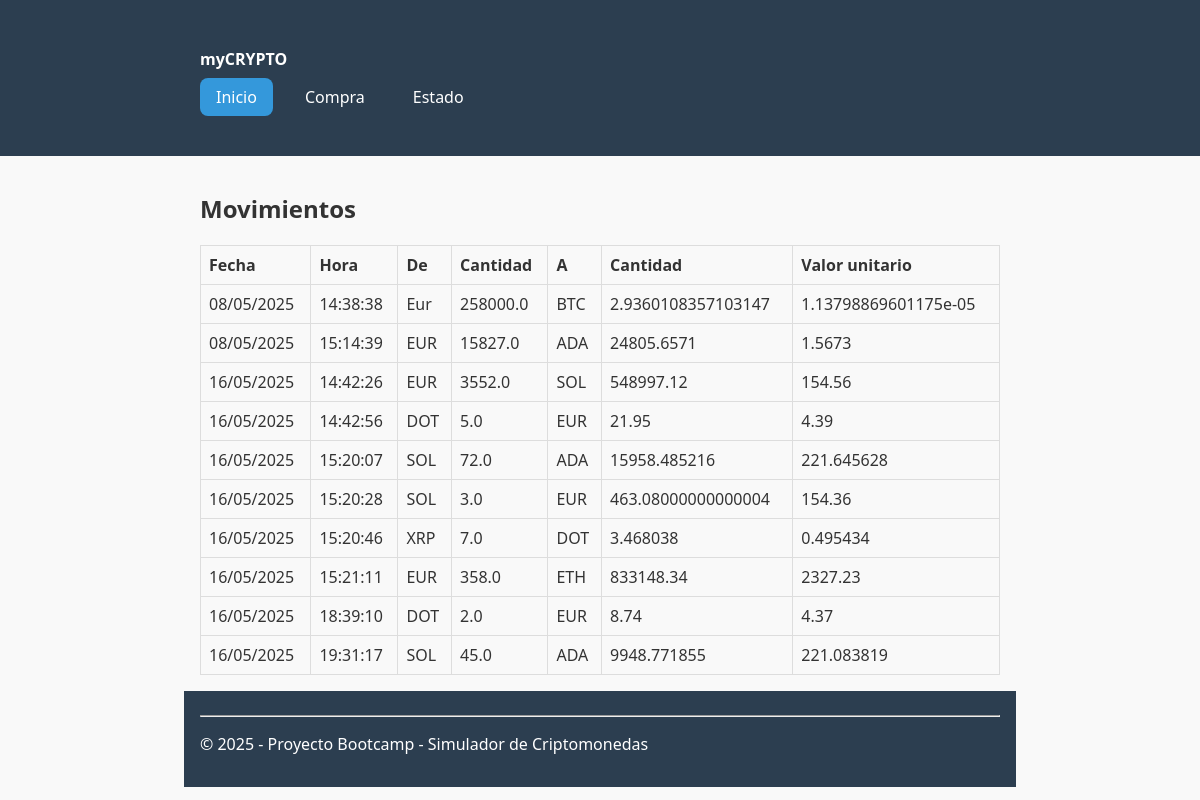
The page / on the database its author committed.
### tables this page shows
CREATE TABLE movimientos (
    id INTEGER PRIMARY KEY AUTOINCREMENT,
    fecha TEXT,
    hora TEXT,
    from_moneda TEXT,
    cantidad_from REAL,
    to_moneda TEXT,
    cantidad_to REAL,
    valor_unitario REAL
);

### app.py (the view)
@app.route('/')
def index():
    conn = sqlite3.connect(db_path)
    cursor = conn.cursor()
    cursor.execute("SELECT * FROM movimientos")
    movimientos = cursor.fetchall()
    conn.close()
    return render_template("index.html", movimientos=movimientos)

### templates/index.html (shortened to what this page needs)
{% extends "base.html" %}
{% block content %}
<h2>Movimientos</h2>
{% if movimientos %}
<table>
    <thead>
        <tr>
            <th>Fecha</th>
            <th>Hora</th>
            <th>De</th>
            <th>Cantidad</th>
            <th>A</th>
            <th>Cantidad</th>
            <th>Valor unitario</th>
        </tr>
    </thead>
    <tbody>
        {% for m in movimientos %}
        <tr>
            <td>{{ m[1] }}</td>
            <td>{{ m[2] }}</td>
            <td>{{ m[3] }}</td>
            <td>{{ m[4] }}</td>
            <td>{{ m[5] }}</td>
            <td>{{ m[6] }}</td>
            <td>{{ m[7] }}</td>
        </tr>
        {% endfor %}
    </tbody>
</table>
{% else %}
<p>SIN MOVIMIENTOS</p>
{% endif %}
{% endblock %}

### static/css/style.css (style rules this page uses)
:root { --color-principal: #2c3e50; --color-secundario: #3498db; --color-texto: #333; --fondo: #f9f9f9; --borde: 1px solid #ddd; --radio: 8px; --espaciado: 1rem; --ancho-max: 800px; --fuente: 'Segoe UI', sans-serif; }
body { font-family: var(--fuente); background-color: var(--fondo); color: var(--color-texto); margin: 0; padding: 0; }
table { width: 100%; border-collapse: collapse; margin-top: var(--espaciado); }
table th, table td { border: var(--borde); padding: 0.5rem; text-align: left; }

### rows shown on the page
movimientos: fecha "08/05/2025", hora "14:38:38", from_moneda "Eur", cantidad_from "258000.0", to_moneda "BTC", cantidad_to "2.9360108357103147", valor_unitario "1.13798869601175e-05"
movimientos: fecha "08/05/2025", hora "15:14:39", from_moneda "EUR", cantidad_from "15827.0", to_moneda "ADA", cantidad_to "24805.6571", valor_unitario "1.5673"
movimientos: fecha "16/05/2025", hora "14:42:26", from_moneda "EUR", cantidad_from "3552.0", to_moneda "SOL", cantidad_to "548997.12", valor_unitario "154.56"
movimientos: fecha "16/05/2025", hora "14:42:56", from_moneda "DOT", cantidad_from "5.0", to_moneda "EUR", cantidad_to "21.95", valor_unitario "4.39"
movimientos: fecha "16/05/2025", hora "15:20:07", from_moneda "SOL", cantidad_from "72.0", to_moneda "ADA", cantidad_to "15958.485216", valor_unitario "221.645628"
movimientos: fecha "16/05/2025", hora "15:20:28", from_moneda "SOL", cantidad_from "3.0", to_moneda "EUR", cantidad_to "463.08000000000004", valor_unitario "154.36"
movimientos: fecha "16/05/2025", hora "15:20:46", from_moneda "XRP", cantidad_from "7.0", to_moneda "DOT", cantidad_to "3.468038", valor_unitario "0.495434"
movimientos: fecha "16/05/2025", hora "15:21:11", from_moneda "EUR", cantidad_from "358.0", to_moneda "ETH", cantidad_to "833148.34", valor_unitario "2327.23"
movimientos: fecha "16/05/2025", hora "18:39:10", from_moneda "DOT", cantidad_from "2.0", to_moneda "EUR", cantidad_to "8.74", valor_unitario "4.37"
movimientos: fecha "16/05/2025", hora "19:31:17", from_moneda "SOL", cantidad_from "45.0", to_moneda "ADA", cantidad_to "9948.771855", valor_unitario "221.083819"
